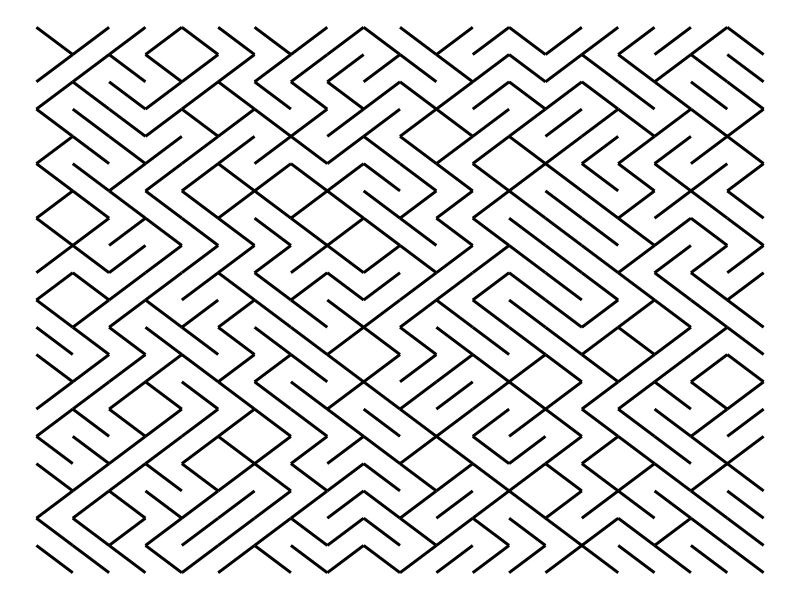
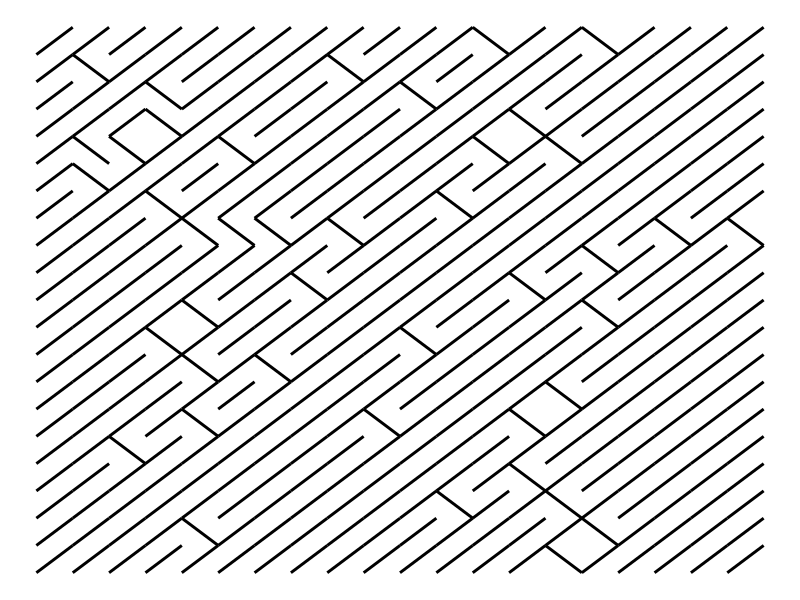
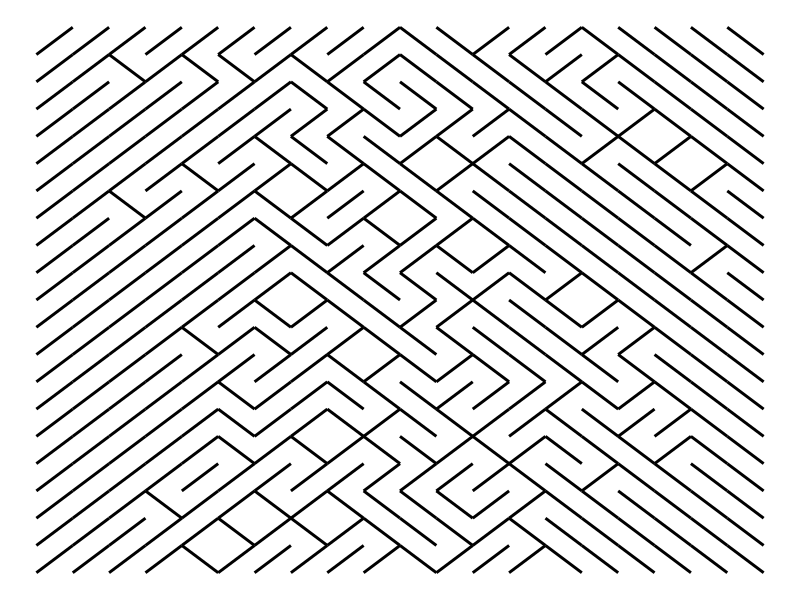
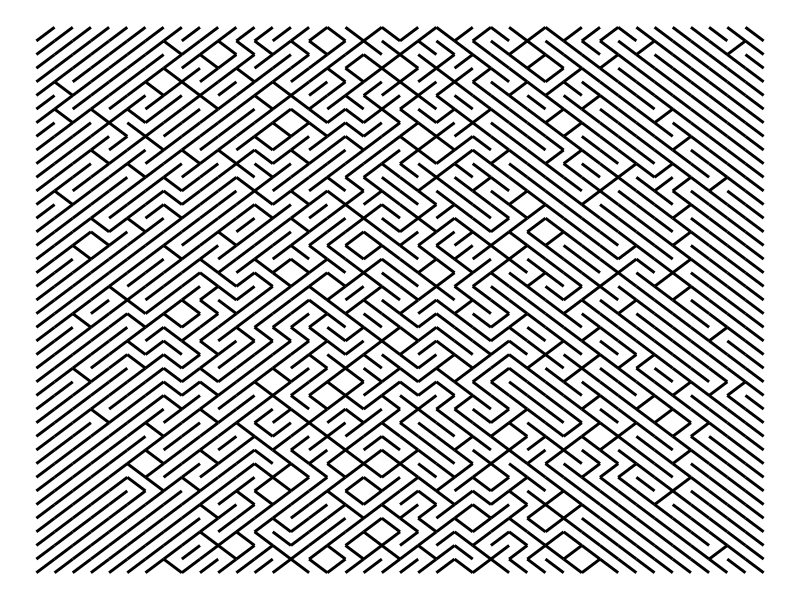
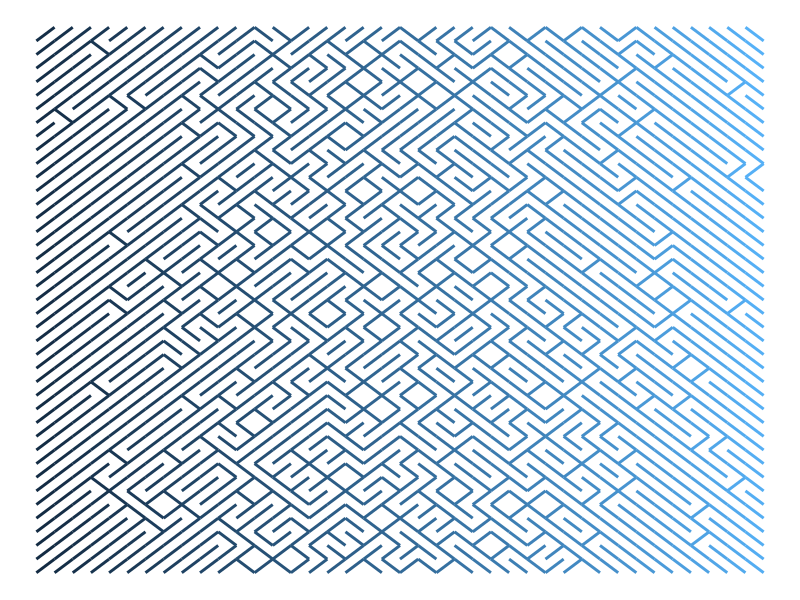
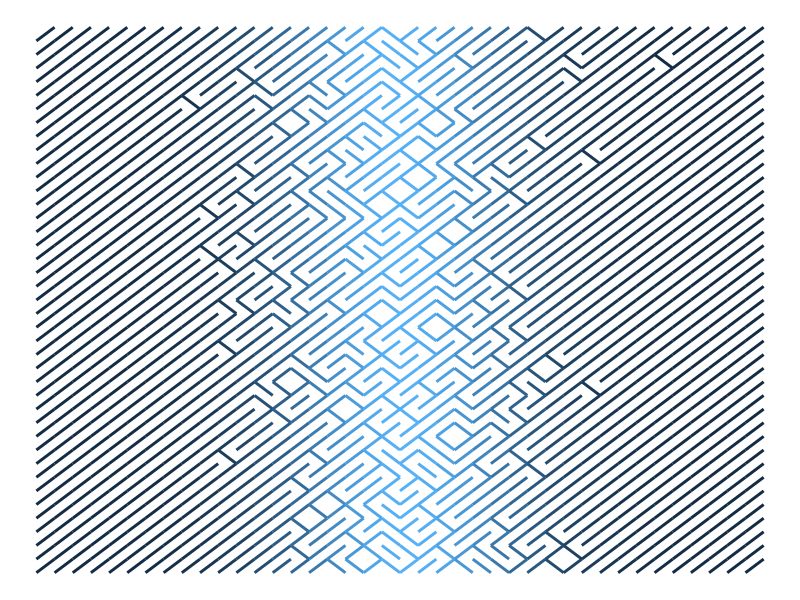
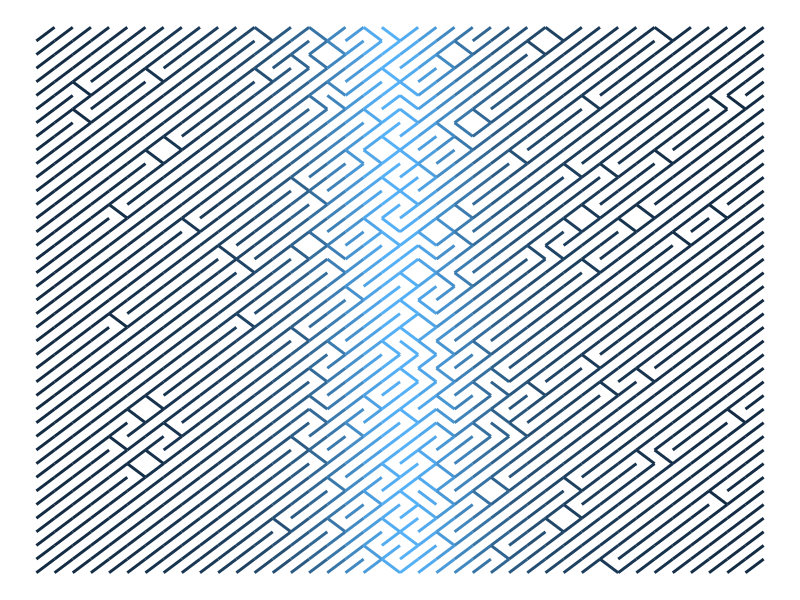
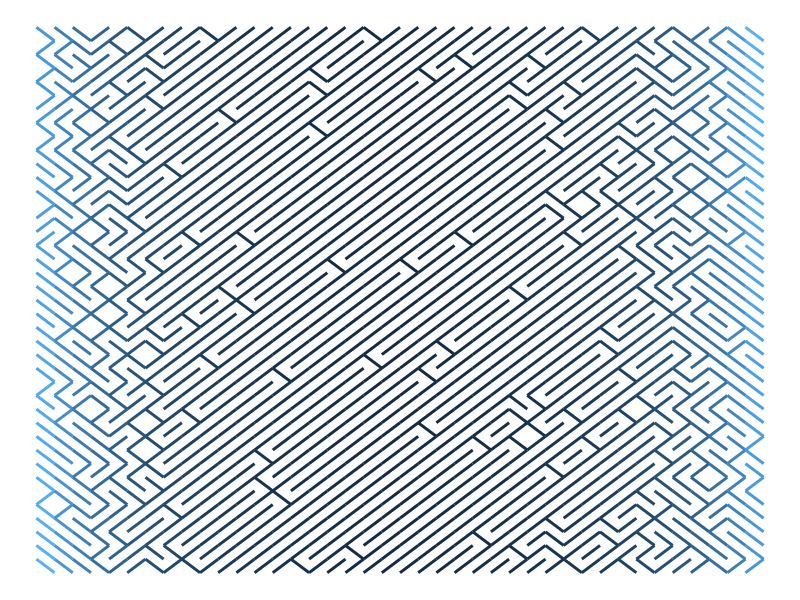

Recreate these plots in R, in order.
## ---- chunk 1
knitr::opts_chunk$set(
  collapse = TRUE, comment = "#>", fig.width = 5, fig.height = 5)
## ---- chunk 2
library(ggplot2)
library(dplyr)

draw_print10 <- function(height = 100, width = 100, rows = 20, 
                         cols = 20, p = .5) {
  
  x_starts <- seq(0, height, length.out = rows + 1)
  x_ends <- seq(0, height, length.out = rows + 1)
  x_starts <- x_starts[-length(x_starts)]
  x_ends <- x_ends[-1]

  y_starts <- seq(0, width, length.out = cols + 1)
  y_ends <- seq(0, width, length.out = cols + 1)
  y_starts <- y_starts[-length(y_starts)]
  y_ends <- y_ends[-1]

  grid <- tidyr::crossing(
    tidyr::nesting(x_start = x_starts, x_end = x_ends),
    tidyr::nesting(y_start = y_starts, y_end = y_ends))

  grid <- grid %>%
    mutate(
      flip = runif(length(y_end)) <= p,
      y_temp1 = y_start,
      y_temp2 = y_end,
      y_start = ifelse(flip, y_temp2, y_temp1),
      y_end = ifelse(flip, y_temp1, y_temp2)) %>%
    select(x_start:y_end)

  ggplot(grid) +
    aes(x = x_start, y = y_start, xend = x_end, yend = y_end) +
    geom_segment(size = 1)
}

# Equal chance of flipping
draw_print10() +
  theme_void()

# Much lower chance
draw_print10(p = .10) +
  theme_void()

# Vectorized probabilities so that p(/) changes with x value
p <- seq(0, 1, length.out = 20 * 20)

draw_print10(p = p) +
  theme_void()

# Crank up the resolution
p <- seq(0, 1, length.out = 40 * 40)

draw_print10(rows = 40, cols = 40, p = p) +
  theme_void()

draw_print10(rows = 40, cols = 40, p = p) +
  theme_void() +
  aes(color = p) +
  guides(color = FALSE)

# Use Gaussian densities as probabilities
p <- dnorm(seq(-4, 4, length.out = 40 * 40))
draw_print10(rows = 40, cols = 40, p = p) +
  theme_void() +
  aes(color = p) +
  guides(color = FALSE)

# Use Cauchy densities as probabilities (fatter tail)
p <- dcauchy(seq(-4, 4, length.out = 40 * 40))
draw_print10(rows = 40, cols = 40, p = p) +
  theme_void() +
  aes(color = p) +
  guides(color = FALSE)

# Use flipped exponential densities as probabilities
p <- c(dexp(seq(0, 4, length.out = 40 * 20)),
       dexp(seq(4, 0, length.out = 40 * 20)))

draw_print10(rows = 40, cols = 40, p = p) +
  theme_void() +
  aes(color = p) +
  guides(color = FALSE)
